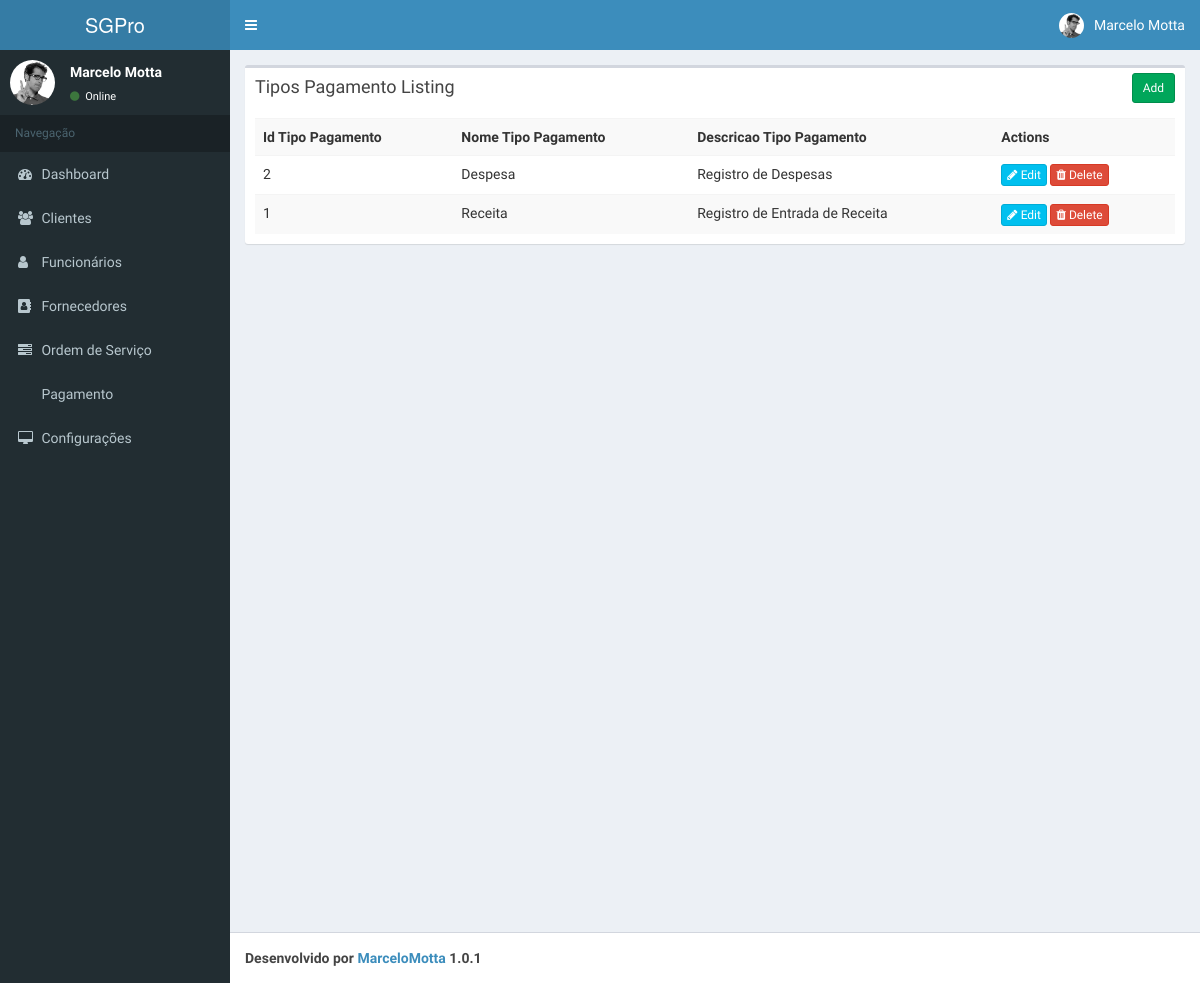
The page /app-developing/index.php/tipos_pagamento on the database its author committed.
### tables this page shows
CREATE TABLE `tipos_pagamento` (
  `id_tipo_pagamento` int(11) NOT NULL,
  `nome_tipo_pagamento` varchar(50) NOT NULL,
  `descricao_tipo_pagamento` varchar(100) NOT NULL
);

### app-developing/application/controllers/Tipos_pagamento.php (called while the page is built, shortened)
<?php
class Tipos_pagamento extends CI_Controller{
    function __construct()
    {
        $this->load->model('Tipos_pagamento_model');
    }
    function index()
    {
        $data['tipos_pagamento'] = $this->Tipos_pagamento_model->get_all_tipos_pagamento();
        $data['_view'] = 'tipos_pagamento/index';
        $this->load->view('layouts/main',$data);
    }
}

### app-developing/index.php (called while the page is built, shortened)
<?php
require_once BASEPATH.'core/CodeIgniter.php';

### app-developing/application/models/Tipos_pagamento_model.php (called while the page is built, shortened)
<?php
class Tipos_pagamento_model extends CI_Model
{
    function get_all_tipos_pagamento()
    {
        $this->db->order_by('id_tipo_pagamento', 'desc');
        return $this->db->get('tipos_pagamento')->result_array();
    }
}

### app-developing/application/views/tipos_pagamento/index.php (the view)
<div class="row">
    <div class="col-md-12">
        <div class="box">
            <div class="box-header">
                <h3 class="box-title">Tipos Pagamento Listing</h3>
            	<div class="box-tools">
                    <a href="<?php echo site_url('tipos_pagamento/add'); ?>" class="btn btn-success btn-sm">Add</a>
                </div>
            </div>
            <div class="box-body">
                <table class="table table-striped">
                    <tr>
						<th>Id Tipo Pagamento</th>
						<th>Nome Tipo Pagamento</th>
						<th>Descricao Tipo Pagamento</th>
						<th>Actions</th>
                    </tr>
                    <?php foreach($tipos_pagamento as $t){ ?>
                    <tr>
						<td><?php echo $t['id_tipo_pagamento']; ?></td>
						<td><?php echo $t['nome_tipo_pagamento']; ?></td>
						<td><?php echo $t['descricao_tipo_pagamento']; ?></td>
						<td>
                            <a href="<?php echo site_url('tipos_pagamento/edit/'.$t['id_tipo_pagamento']); ?>" class="btn btn-info btn-xs"><span class="fa fa-pencil"></span> Edit</a>
                            <a href="<?php echo site_url('tipos_pagamento/remove/'.$t['id_tipo_pagamento']); ?>" class="btn btn-danger btn-xs"><span class="fa fa-trash"></span> Delete</a>
                        </td>
                    </tr>
                    <?php } ?>
                </table>
            </div>
        </div>
    </div>
</div>

### rows shown on the page
tipos_pagamento: id_tipo_pagamento "2", nome_tipo_pagamento "Despesa", descricao_tipo_pagamento "Registro de Despesas"
tipos_pagamento: id_tipo_pagamento "1", nome_tipo_pagamento "Receita", descricao_tipo_pagamento "Registro de Entrada de Receita"
